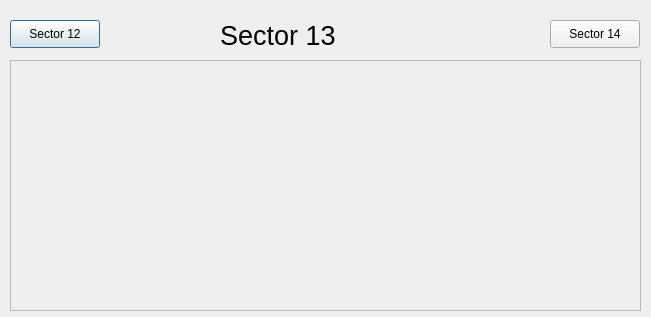
<?xml version='1.0' encoding='UTF-8'?>
<ui version="4.0">
 <class>Dialog</class>
 <widget class="QDialog" name="Dialog">
  <property name="geometry">
   <rect>
    <x>0</x>
    <y>0</y>
    <width>651</width>
    <height>317</height>
   </rect>
  </property>
  <property name="windowTitle">
   <string>Dialog</string>
  </property>
  <widget class="QLabel" name="label_2">
   <property name="geometry">
    <rect>
     <x>220</x>
     <y>20</y>
     <width>131</width>
     <height>31</height>
    </rect>
   </property>
   <property name="font">
    <font>
     <pointsize>20</pointsize>
    </font>
   </property>
   <property name="text">
    <string>Sector 13</string>
   </property>
  </widget>
  <widget class="QEForm" name="asguiformplugin">
   <property name="geometry">
    <rect>
     <x>10</x>
     <y>60</y>
     <width>631</width>
     <height>251</height>
    </rect>
   </property>
   <property name="uiFile" stdset="0">
    <string>SectorVacuumSchematic.ui</string>
   </property>
   <property name="variableSubstitutions" stdset="0">
    <string>SR=13 SRPREV=12</string>
   </property>
  </widget>
  <widget class="QEPushButton" name="guipushbuttonplugin">
   <property name="geometry">
    <rect>
     <x>10</x>
     <y>20</y>
     <width>90</width>
     <height>28</height>
    </rect>
   </property>
   <property name="text">
    <string>Sector 12</string>
   </property>
   <property name="guiFile">
    <string>SVS12.ui</string>
   </property>
   <property name="creationOption" stdset="0">
    <enum>QE::Open</enum>
   </property>
  </widget>
  <widget class="QEPushButton" name="guipushbuttonplugin_2">
   <property name="geometry">
    <rect>
     <x>550</x>
     <y>20</y>
     <width>90</width>
     <height>28</height>
    </rect>
   </property>
   <property name="text">
    <string>Sector 14</string>
   </property>
   <property name="guiFile">
    <string>SVS14.ui</string>
   </property>
   <property name="creationOption" stdset="0">
    <enum>QE::Open</enum>
   </property>
  </widget>
 </widget>
 <customwidgets>
  <customwidget>
   <class>QEPushButton</class>
   <extends>QPushButton</extends>
   <header>QEPushButton.h</header>
  </customwidget>
  <customwidget>
   <class>QEForm</class>
   <extends>QScrollArea</extends>
   <header>QEForm.h</header>
  </customwidget>
 </customwidgets>
 <resources></resources>
 <connections></connections>
</ui>
